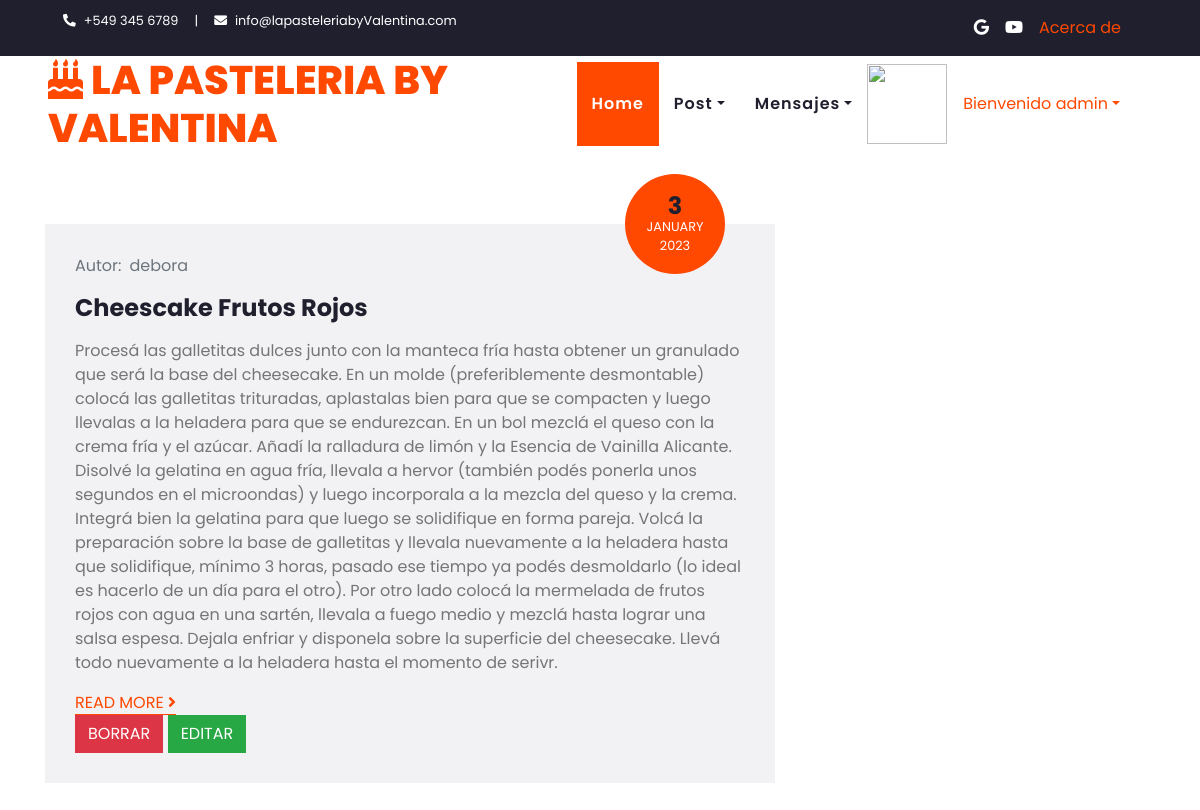
Screenshot of /Blog/mispost/debora (signed in) with the database file from the repository.
### Blog/models.py (models this page shows, shortened)
class Post(models.Model):
    titulo = models.CharField(max_length=100)
    receta = RichTextField()
    imagenPost = models.ImageField(upload_to='posteo', blank=True)
    chef = models.CharField(max_length=50)
    fecha = models.DateField()

### Blog/views.py (the view)
# urls.py: path('mispost/<chef>', mispost, name="mispost"),
def mispost(request, chef):
    posteo = Post.objects.filter(chef=chef)
    if len(posteo) != 0:
        return render(request, "mispost.html", {"posteo": posteo, "imagen": obteneravatar(request)})
    else:
        return render(request, "mispost.html",
                      {"mensaje": f"No se encontraron Post", "posteo": posteo, "imagen": obteneravatar(request)})

### usuarios/views.py (called while the page is built)
@login_required
def obteneravatar(request):
    lista = Avatar.objects.filter(user=request.user)
    if len(lista)!=0:
       imagen=lista[0].imagen.url
    else:
        imagen="/media/avatar/imagenpordefecto.png"
    return imagen

### Blog/templates/mispost.html (shortened to what this page needs)
{% extends "padre.html" %}
{% load static %}
{% block body %}
    <div class="container py-5">
        <div class="row">
            <div class="col-lg-8">
                <div class="row">
                    {% for post in posteo %}
                        <div class="col-md-12 mb-3">
                            <div class="position-relative">
                                <div class="position-absolute bg-primary d-flex flex-column align-items-center justify-content-center rounded-circle"
                                     style="width: 100px; height: 100px; bottom: -50px; right: 50px;">
                                    <h4 class="font-weight-bold mb-n1">{{ post.fecha.day }}</h4>
                                    <small class="text-white text-uppercase">{{ post.fecha|date:'F' }}</small>
                                    <small class="text-white text-uppercase">{{ post.fecha.year }}</small>
                                </div>
                            </div>
                            <div class="bg-secondary mb-3" style="padding: 30px;">
                                <div class="d-flex mb-3">
                                    <div class="d-flex align-items-center">
                                        <a class="text-muted" href="">Autor: </a>
                                        <a class="text-muted ml-2" href="">{{ post.chef }}</a>
                                    </div>
                                </div>
                                <h4 class="font-weight-bold mb-3">{{ post.titulo }}</h4>
                                <p>{{ post.receta }}</p>
                                <a class="border-bottom border-primary text-uppercase text-decoration-none"
                                   href="{% url 'filtrarpost' post.titulo %}">Read More <i
                                        class="fa fa-angle-right"></i></a>
                                <div class="position-relative right">
                                    <a class="btn btn-danger"
                                       href="{% url 'borrarpost' post.titulo %}">BORRAR</a>
                                    <a class="btn btn-success"
                                       href="{% url 'editarpost' post.titulo %}">EDITAR</a>
                                </div>
                            </div>
                        </div>
                    {% endfor %}
                </div>
            </div>
        </div>
    </div>
{% endblock %}

### Blog/templates/padre.html (shortened to what this page needs)
<!DOCTYPE html>
<html lang="en">
<head>
    {% load static %}
    <link href="https://cdnjs.cloudflare.com/ajax/libs/font-awesome/5.10.0/css/all.min.css" rel="stylesheet">
    <link href="lib/owlcarousel/assets/owl.carousel.min.css" rel="stylesheet">
    <link href="{% static 'css/style.css' %}" rel="stylesheet">
</head>
<body>
    <div class="container-fluid bg-dark">
        <div class="row py-2 px-lg-5">
            <div class="col-lg-6 text-center text-lg-left mb-2 mb-lg-0">
                <div class="d-inline-flex align-items-center text-white">
                    <small><i class="fa fa-phone-alt mr-2"></i>+549 345 6789</small>
                    <small class="px-3">|</small>
                    <small><i class="fa fa-envelope mr-2"></i>info@lapasteleriabyValentina.com</small>
                </div>
            </div>
            <div class="col-lg-6 text-center text-lg-right">
                <div class="d-inline-flex align-items-center">
                    <a class="text-white px-2" href="https://www.google.com">
                        <i class="fab fa-google"></i>
                    </a>
                    <a class="text-white pl-2" href="https://www.youtube.com/">
                        <i class="fab fa-youtube"></i>
                    <a href="{% url 'acercademi' %}" class="nav-item nav-link">Acerca de</a>
                    </a>
                </div>
            </div>
        </div>
    </div>
    <div class="container-fluid p-0">
        <nav class="navbar navbar-expand-lg bg-light navbar-light py-3 py-lg-0 px-lg-5">
                <h1 class="m-0 display-5 text-uppercase text-primary"><i class="fa fa-birthday-cake mr-2"></i>La Pasteleria By Valentina</h1>
            <div class="collapse navbar-collapse justify-content-between px-lg-3" id="navbarCollapse">
                <div class="navbar-nav m-auto py-0">
                    <a href="{% url 'inicio' %}" class="nav-item nav-link active">Home</a>
                    <div class="nav-item dropdown">
                        <a href="#" class="nav-link dropdown-toggle" data-toggle="dropdown">Post</a>
                    </div>
                    <div class="nav-item dropdown">
                        <a href="#" class="nav-link dropdown-toggle" data-toggle="dropdown">Mensajes</a>
                    </div>
                </div>
                {% if user.is_authenticated %}
                <img src="{{ imagen }}" width="80" height="80" alt="">
                <div class="nav-item dropdown">
                    <a href="#" class="nav-link dropdown-toggle" data-toggle="dropdown">Bienvenido {{ user.username }}</a>
                </div>
                {% else %}
                <a href="{% url 'login' %}" class="btn btn-primary py-2 px-4 d-none d-lg-block">Iniciar Sesión</a>
                <a href="{% url 'registro' %}" class="btn btn-secundary py-2 px-4 d-none d-lg-block">Registrarse</a>
                {% endif %}
            </div>
        </nav>
    </div>
    {% block body %}
    {% endblock %}
</body>
</html>

### rows the page displays
Post: fecha.day "3", fecha "JANUARY", fecha.year "2023", chef "debora", titulo "Cheescake Frutos Rojos", receta "Procesá las galletitas dulces junto con la manteca fría hasta obtener un granulado que será la base del cheesecake. En un molde (preferiblemente desmontable) colocá las galletitas trituradas, aplastalas bien para que se compacten y luego llevalas a la heladera para que se endurezcan. En un bol mezclá el queso con la crema fría y el azúcar. Añadí la ralladura de limón y la Esencia de Vainilla Alicante. Disolvé la gelatina en agua fría, llevala a hervor (también podés ponerla unos segundos en el microondas) y luego incorporala a la mezcla del queso y la crema. Integrá bien la gelatina para que luego se solidifique en forma pareja. Volcá la preparación sobre la base de galletitas y llevala…"

### other values shown
{{ user.username }} "admin"
